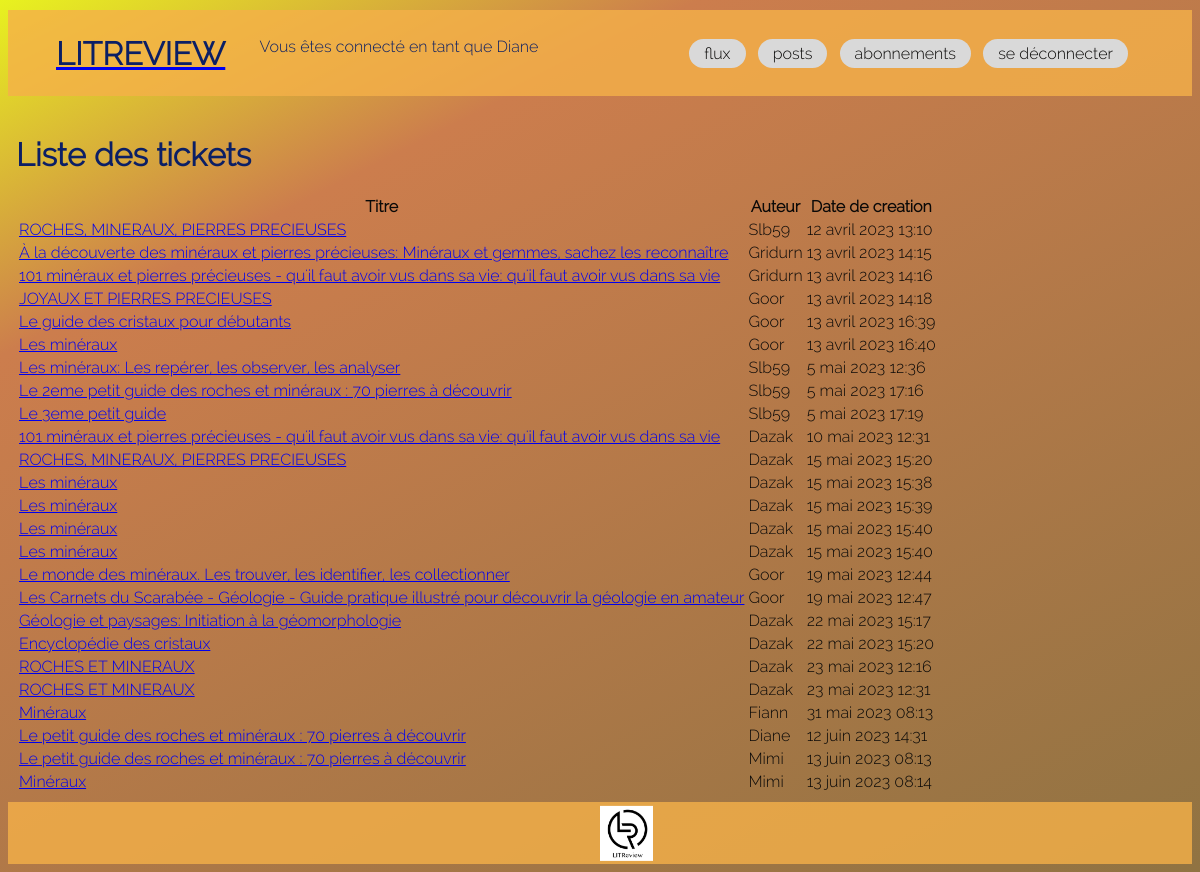
Screenshot of /tickets/ (signed in) with the database file from the repository.
### review/models.py (models this page shows, shortened)
class Ticket(models.Model):
    title = models.CharField(max_length=128)
    description = models.TextField(max_length=2048, blank=True)
    user = models.ForeignKey(to=settings.AUTH_USER_MODEL,
                             on_delete=models.CASCADE)
    image = models.ImageField(null=True, blank=True,
                              upload_to='img')
    time_created = models.DateTimeField(auto_now_add=True)
    IMAGE_MAX_SIZE = (200, 200)

### review/views.py (the view)
# urls.py: path('tickets/', views.ticket_list, name='ticket_list'),
def ticket_list(request):
    tickets = Ticket.objects.all()
    return render(request, 'review/ticket/list.html', {'tickets': tickets})

### templates/review/ticket/list.html (shortened to what this page needs)
{% extends "base.html" %}
{% block content %}
 <h1>Liste des tickets</h1>
 <table>
    <tr>
        <th>Titre</th>
        <th>Auteur</th>
        <th>Date de creation</th>
    </tr>
 {% for ticket in tickets %}
 <tr>
    <td> <a href="{% url 'review:ticket_detail' ticket.id %}">
        {{ ticket.title }}
        </a>
    </td>
    <td>{{ ticket.user }}</td>
    <td>{{ ticket.time_created }}</td>
</tr>
{% endfor %}
</table>
{% endblock %}

### templates/base/header.html
<header id="header">
    <a href="{% url 'review:feed' %}"><h1>LITREVIEW</h1></a>
    {% if user.is_authenticated %}
        <div class="user_connected">
        <p>Vous êtes connecté en tant que {{request.user}}</p>
        </div>
        <nav class="header__menu">
            {% include 'navbar/navbar.html' %}
        </nav>
    {% endif %}
</header>

### static/css/review.css (style rules this page uses)
html { background: red; background: linear-gradient(333deg, rgb(144, 115, 66) 0%, rgb(204, 125, 77) 76%, rgb(232, 242, 31) 100%); font-family: "Raleway-Light"; color: rgb(10, 9, 8); min-height: 100vh; scroll-behavior: smooth; overflow-x: hidden; }
h1 { font-size: 2rem; color: rgb(11, 31, 101); }
div { padding: 0.5rem; }
header { background-color: rgba(246, 177, 73, 0.8); padding: 0.2rem 3rem; display: grid; grid-template-columns: repeat(1fr 2fr 4fr); margin: 10px auto; }
header .user_connected { grid-column: 2; color: rgb(11, 31, 101); }
header .header__menu { padding-top: 0em; padding-right: 0em; grid-column: 4; margin: auto 1em; align-content: center; text-align: right; }

### rows the page displays
Ticket: title "ROCHES, MINERAUX, PIERRES PRECIEUSES", user "Slb59", time_created "12 avril 2023 13:10"
Ticket: title "À la découverte des minéraux et pierres précieuses: Minéraux et gemmes, sachez les reconnaître", user "Gridurn", time_created "13 avril 2023 14:15"
Ticket: title "101 minéraux et pierres précieuses - qu'il faut avoir vus dans sa vie: qu'il faut avoir vus dans sa vie", user "Gridurn", time_created "13 avril 2023 14:16"
Ticket: title "JOYAUX ET PIERRES PRECIEUSES", user "Goor", time_created "13 avril 2023 14:18"
Ticket: title "Le guide des cristaux pour débutants", user "Goor", time_created "13 avril 2023 16:39"
Ticket: title "Les minéraux", user "Goor", time_created "13 avril 2023 16:40"
Ticket: title "Les minéraux: Les repérer, les observer, les analyser", user "Slb59", time_created "5 mai 2023 12:36"
Ticket: title "Le 2eme petit guide des roches et minéraux : 70 pierres à découvrir", user "Slb59", time_created "5 mai 2023 17:16"
Ticket: title "Le 3eme petit guide", user "Slb59", time_created "5 mai 2023 17:19"
Ticket: title "101 minéraux et pierres précieuses - qu'il faut avoir vus dans sa vie: qu'il faut avoir vus dans sa vie", user "Dazak", time_created "10 mai 2023 12:31"
Ticket: title "ROCHES, MINERAUX, PIERRES PRECIEUSES", user "Dazak", time_created "15 mai 2023 15:20"
Ticket: title "Les minéraux", user "Dazak", time_created "15 mai 2023 15:38"
Ticket: title "Les minéraux", user "Dazak", time_created "15 mai 2023 15:39"
Ticket: title "Les minéraux", user "Dazak", time_created "15 mai 2023 15:40"
Ticket: title "Les minéraux", user "Dazak", time_created "15 mai 2023 15:40"
Ticket: title "Le monde des minéraux. Les trouver, les identifier, les collectionner", user "Goor", time_created "19 mai 2023 12:44"
Ticket: title "Les Carnets du Scarabée - Géologie - Guide pratique illustré pour découvrir la géologie en amateur", user "Goor", time_created "19 mai 2023 12:47"
Ticket: title "Géologie et paysages: Initiation à la géomorphologie", user "Dazak", time_created "22 mai 2023 15:17"
Ticket: title "Encyclopédie des cristaux", user "Dazak", time_created "22 mai 2023 15:20"
Ticket: title "ROCHES ET MINERAUX", user "Dazak", time_created "23 mai 2023 12:16"
Ticket: title "ROCHES ET MINERAUX", user "Dazak", time_created "23 mai 2023 12:31"
Ticket: title "Minéraux", user "Fiann", time_created "31 mai 2023 08:13"
Ticket: title "Le petit guide des roches et minéraux : 70 pierres à découvrir", user "Diane", time_created "12 juin 2023 14:31"
Ticket: title "Le petit guide des roches et minéraux : 70 pierres à découvrir", user "Mimi", time_created "13 juin 2023 08:13"
Ticket: title "Minéraux", user "Mimi", time_created "13 juin 2023 08:14"

### other values shown
{{ request.user }} "Diane"
